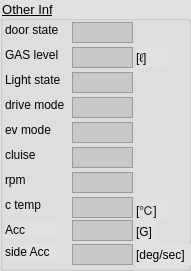
     <widget class="QGroupBox" name="groupBox_3">
      <property name="geometry">
       <rect>
        <x>560</x>
        <y>220</y>
        <width>191</width>
        <height>271</height>
       </rect>
      </property>
      <property name="font">
       <font>
        <family>Ubuntu</family>
        <pointsize>10</pointsize>
        <underline>true</underline>
       </font>
      </property>
      <property name="styleSheet">
       <string notr="true">background-color: rgb(225, 225, 225);</string>
      </property>
      <property name="title">
       <string>Other Inf</string>
      </property>
      <widget class="QTextEdit" name="textEdit_otherDoor">
       <property name="geometry">
        <rect>
         <x>72</x>
         <y>22</y>
         <width>61</width>
         <height>21</height>
        </rect>
       </property>
       <property name="font">
        <font>
         <pointsize>9</pointsize>
        </font>
       </property>
       <property name="styleSheet">
        <string notr="true">background-color: rgb(200, 200, 200);</string>
       </property>
       <property name="verticalScrollBarPolicy">
        <enum>Qt::ScrollBarAlwaysOff</enum>
       </property>
       <property name="readOnly">
        <bool>true</bool>
       </property>
      </widget>
      <widget class="QLabel" name="label_15">
       <property name="geometry">
        <rect>
         <x>5</x>
         <y>22</y>
         <width>91</width>
         <height>16</height>
        </rect>
       </property>
       <property name="font">
        <font>
         <pointsize>9</pointsize>
        </font>
       </property>
       <property name="styleSheet">
        <string notr="true">background-color: rgba(255, 255, 255, 0);</string>
       </property>
       <property name="text">
        <string>door state</string>
       </property>
      </widget>
      <widget class="QTextEdit" name="textEdit_otherLevel">
       <property name="geometry">
        <rect>
         <x>72</x>
         <y>47</y>
         <width>61</width>
         <height>21</height>
        </rect>
       </property>
       <property name="font">
        <font>
         <pointsize>9</pointsize>
        </font>
       </property>
       <property name="styleSheet">
        <string notr="true">background-color: rgb(200, 200, 200);</string>
       </property>
       <property name="verticalScrollBarPolicy">
        <enum>Qt::ScrollBarAlwaysOff</enum>
       </property>
       <property name="readOnly">
        <bool>true</bool>
       </property>
      </widget>
      <widget class="QLabel" name="label_25">
       <property name="geometry">
        <rect>
         <x>5</x>
         <y>47</y>
         <width>91</width>
         <height>16</height>
        </rect>
       </property>
       <property name="font">
        <font>
         <pointsize>9</pointsize>
        </font>
       </property>
       <property name="styleSheet">
        <string notr="true">background-color: rgba(255, 255, 255, 0);</string>
       </property>
       <property name="text">
        <string>GAS level</string>
       </property>
      </widget>
      <widget class="QTextEdit" name="textEdit_otherLight">
       <property name="geometry">
        <rect>
         <x>72</x>
         <y>72</y>
         <width>61</width>
         <height>21</height>
        </rect>
       </property>
       <property name="font">
        <font>
         <pointsize>8</pointsize>
        </font>
       </property>
       <property name="styleSheet">
        <string notr="true">background-color: rgb(200, 200, 200);</string>
       </property>
       <property name="verticalScrollBarPolicy">
        <enum>Qt::ScrollBarAlwaysOff</enum>
       </property>
       <property name="readOnly">
        <bool>true</bool>
       </property>
      </widget>
      <widget class="QLabel" name="label_26">
       <property name="geometry">
        <rect>
         <x>5</x>
         <y>72</y>
         <width>91</width>
         <height>16</height>
        </rect>
       </property>
       <property name="font">
        <font>
         <pointsize>9</pointsize>
        </font>
       </property>
       <property name="styleSheet">
        <string notr="true">background-color: rgba(255, 255, 255, 0);</string>
       </property>
       <property name="text">
        <string>Light state</string>
       </property>
      </widget>
      <widget class="QLabel" name="label_65">
       <property name="geometry">
        <rect>
         <x>5</x>
         <y>97</y>
         <width>91</width>
         <height>16</height>
        </rect>
       </property>
       <property name="font">
        <font>
         <pointsize>9</pointsize>
        </font>
       </property>
       <property name="styleSheet">
        <string notr="true">background-color: rgba(255, 255, 255, 0);</string>
       </property>
       <property name="text">
        <string>drive mode</string>
       </property>
      </widget>
      <widget class="QTextEdit" name="textEdit_otherDriveMode">
       <property name="geometry">
        <rect>
         <x>72</x>
         <y>97</y>
         <width>61</width>
         <height>21</height>
        </rect>
       </property>
       <property name="font">
        <font>
         <pointsize>9</pointsize>
        </font>
       </property>
       <property name="styleSheet">
        <string notr="true">background-color: rgb(200, 200, 200);</string>
       </property>
       <property name="verticalScrollBarPolicy">
        <enum>Qt::ScrollBarAlwaysOff</enum>
       </property>
       <property name="readOnly">
        <bool>true</bool>
       </property>
      </widget>
      <widget class="QLabel" name="label_66">
       <property name="geometry">
        <rect>
         <x>5</x>
         <y>122</y>
         <width>91</width>
         <height>16</height>
        </rect>
       </property>
       <property name="font">
        <font>
         <pointsize>9</pointsize>
        </font>
       </property>
       <property name="styleSheet">
        <string notr="true">background-color: rgba(255, 255, 255, 0);</string>
       </property>
       <property name="text">
        <string>ev mode</string>
       </property>
      </widget>
      <widget class="QTextEdit" name="textEdit_otherEvMode">
       <property name="geometry">
        <rect>
         <x>72</x>
         <y>122</y>
         <width>61</width>
         <height>21</height>
        </rect>
       </property>
       <property name="font">
        <font>
         <pointsize>9</pointsize>
        </font>
       </property>
       <property name="styleSheet">
        <string notr="true">background-color: rgb(200, 200, 200);</string>
       </property>
       <property name="verticalScrollBarPolicy">
        <enum>Qt::ScrollBarAlwaysOff</enum>
       </property>
       <property name="readOnly">
        <bool>true</bool>
       </property>
      </widget>
      <widget class="QLabel" name="label_67">
       <property name="geometry">
        <rect>
         <x>5</x>
         <y>147</y>
         <width>91</width>
         <height>16</height>
        </rect>
       </property>
       <property name="font">
        <font>
         <pointsize>9</pointsize>
        </font>
       </property>
       <property name="styleSheet">
        <string notr="true">background-color: rgba(255, 255, 255, 0);</string>
       </property>
       <property name="text">
        <string>cluise</string>
       </property>
      </widget>
      <widget class="QTextEdit" name="textEdit_otherCluise">
       <property name="geometry">
        <rect>
         <x>72</x>
         <y>147</y>
         <width>61</width>
         <height>21</height>
        </rect>
       </property>
       <property name="font">
        <font>
         <pointsize>9</pointsize>
        </font>
       </property>
       <property name="styleSheet">
        <string notr="true">background-color: rgb(200, 200, 200);</string>
       </property>
       <property name="verticalScrollBarPolicy">
        <enum>Qt::ScrollBarAlwaysOff</enum>
       </property>
       <property name="readOnly">
        <bool>true</bool>
       </property>
      </widget>
      <widget class="QLabel" name="label_68">
       <property name="geometry">
        <rect>
         <x>5</x>
         <y>172</y>
         <width>91</width>
         <height>16</height>
        </rect>
       </property>
       <property name="font">
        <font>
         <pointsize>9</pointsize>
        </font>
       </property>
       <property name="styleSheet">
        <string notr="true">background-color: rgba(255, 255, 255, 0);</string>
       </property>
       <property name="text">
        <string>rpm</string>
       </property>
      </widget>
      <widget class="QTextEdit" name="textEdit_otherRpm">
       <property name="geometry">
        <rect>
         <x>72</x>
         <y>172</y>
         <width>61</width>
         <height>21</height>
        </rect>
       </property>
       <property name="font">
        <font>
         <pointsize>9</pointsize>
        </font>
       </property>
       <property name="styleSheet">
        <string notr="true">background-color: rgb(200, 200, 200);</string>
       </property>
       <property name="verticalScrollBarPolicy">
        <enum>Qt::ScrollBarAlwaysOff</enum>
       </property>
       <property name="readOnly">
        <bool>true</bool>
       </property>
      </widget>
      <widget class="QLabel" name="label_69">
       <property name="geometry">
        <rect>
         <x>5</x>
         <y>197</y>
         <width>91</width>
         <height>16</height>
        </rect>
       </property>
       <property name="font">
        <font>
         <pointsize>9</pointsize>
        </font>
       </property>
       <property name="styleSheet">
        <string notr="true">background-color: rgba(255, 255, 255, 0);</string>
       </property>
       <property name="text">
        <string>c temp</string>
       </property>
      </widget>
      <widget class="QTextEdit" name="textEdit_otherCoolant">
       <property name="geometry">
        <rect>
         <x>72</x>
         <y>197</y>
         <width>61</width>
         <height>21</height>
        </rect>
       </property>
       <property name="font">
        <font>
         <pointsize>9</pointsize>
        </font>
       </property>
       <property name="styleSheet">
        <string notr="true">background-color: rgb(200, 200, 200);</string>
       </property>
       <property name="verticalScrollBarPolicy">
        <enum>Qt::ScrollBarAlwaysOff</enum>
       </property>
       <property name="readOnly">
        <bool>true</bool>
       </property>
      </widget>
      <widget class="QLabel" name="label_85">
       <property name="geometry">
        <rect>
         <x>136</x>
         <y>199</y>
         <width>31</width>
         <height>21</height>
        </rect>
       </property>
       <property name="font">
        <font>
         <pointsize>9</pointsize>
        </font>
       </property>
       <property name="text">
        <string>[℃]</string>
       </property>
      </widget>
      <widget class="QLabel" name="label_113">
       <property name="geometry">
        <rect>
         <x>136</x>
         <y>47</y>
         <width>31</width>
         <height>21</height>
        </rect>
       </property>
       <property name="font">
        <font>
         <pointsize>9</pointsize>
        </font>
       </property>
       <property name="text">
        <string>[ℓ]</string>
       </property>
      </widget>
      <widget class="QTextEdit" name="textEdit_otherAcc">
       <property name="geometry">
        <rect>
         <x>72</x>
         <y>220</y>
         <width>61</width>
         <height>21</height>
        </rect>
       </property>
       <property name="font">
        <font>
         <pointsize>9</pointsize>
        </font>
       </property>
       <property name="styleSheet">
        <string notr="true">background-color: rgb(200, 200, 200);</string>
       </property>
       <property name="verticalScrollBarPolicy">
        <enum>Qt::ScrollBarAlwaysOff</enum>
       </property>
       <property name="readOnly">
        <bool>true</bool>
       </property>
      </widget>
      <widget class="QLabel" name="label_19">
       <property name="geometry">
        <rect>
         <x>136</x>
         <y>221</y>
         <width>21</width>
         <height>21</height>
        </rect>
       </property>
       <property name="font">
        <font>
         <pointsize>9</pointsize>
        </font>
       </property>
       <property name="text">
        <string>[G]</string>
       </property>
      </widget>
      <widget class="QTextEdit" name="textEdit_otherSideAcc">
       <property name="geometry">
        <rect>
         <x>72</x>
         <y>244</y>
         <width>61</width>
         <height>21</height>
        </rect>
       </property>
       <property name="font">
        <font>
         <pointsize>9</pointsize>
        </font>
       </property>
       <property name="styleSheet">
        <string notr="true">background-color: rgb(200, 200, 200);</string>
       </property>
       <property name="verticalScrollBarPolicy">
        <enum>Qt::ScrollBarAlwaysOff</enum>
       </property>
       <property name="readOnly">
        <bool>true</bool>
       </property>
      </widget>
      <widget class="QLabel" name="label_22">
       <property name="geometry">
        <rect>
         <x>136</x>
         <y>244</y>
         <width>61</width>
         <height>21</height>
        </rect>
       </property>
       <property name="font">
        <font>
         <pointsize>9</pointsize>
        </font>
       </property>
       <property name="text">
        <string>[deg/sec]</string>
       </property>
      </widget>
      <widget class="QLabel" name="label_21">
       <property name="geometry">
        <rect>
         <x>5</x>
         <y>244</y>
         <width>51</width>
         <height>16</height>
        </rect>
       </property>
       <property name="font">
        <font>
         <pointsize>9</pointsize>
        </font>
       </property>
       <property name="text">
        <string>side Acc</string>
       </property>
      </widget>
      <widget class="QLabel" name="label_20">
       <property name="geometry">
        <rect>
         <x>5</x>
         <y>222</y>
         <width>51</width>
         <height>16</height>
        </rect>
       </property>
       <property name="font">
        <font>
         <pointsize>9</pointsize>
        </font>
       </property>
       <property name="text">
        <string>Acc</string>
       </property>
      </widget>
     </widget>
